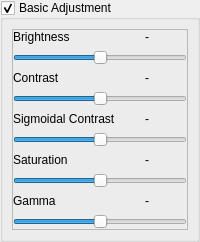
        <widget class="QGroupBox" name="coreGroupBox">
         <property name="title">
          <string>Basic Adjustment</string>
         </property>
         <property name="checkable">
          <bool>true</bool>
         </property>
         <layout class="QVBoxLayout" name="verticalLayout">
          <property name="leftMargin">
           <number>9</number>
          </property>
          <property name="topMargin">
           <number>9</number>
          </property>
          <property name="rightMargin">
           <number>9</number>
          </property>
          <property name="bottomMargin">
           <number>9</number>
          </property>
          <item>
           <widget class="QFrame" name="frame">
            <property name="frameShape">
             <enum>QFrame::StyledPanel</enum>
            </property>
            <property name="frameShadow">
             <enum>QFrame::Raised</enum>
            </property>
            <layout class="QVBoxLayout" name="verticalLayout_17">
             <property name="leftMargin">
              <number>0</number>
             </property>
             <property name="topMargin">
              <number>0</number>
             </property>
             <property name="rightMargin">
              <number>0</number>
             </property>
             <property name="bottomMargin">
              <number>0</number>
             </property>
             <item>
              <layout class="QVBoxLayout" name="verticalLayout_4">
               <item>
                <layout class="QHBoxLayout" name="horizontalLayout">
                 <item>
                  <widget class="QLabel" name="bri_lb">
                   <property name="text">
                    <string>Brightness</string>
                   </property>
                  </widget>
                 </item>
                 <item>
                  <widget class="QLabel" name="bri_v_lb">
                   <property name="text">
                    <string>-</string>
                   </property>
                   <property name="alignment">
                    <set>Qt::AlignRight|Qt::AlignTrailing|Qt::AlignVCenter</set>
                   </property>
                  </widget>
                 </item>
                 <item>
                  <widget class="QPushButton" name="bri_pb">
                   <property name="sizePolicy">
                    <sizepolicy hsizetype="Maximum" vsizetype="Fixed">
                     <horstretch>0</horstretch>
                     <verstretch>0</verstretch>
                    </sizepolicy>
                   </property>
                   <property name="styleSheet">
                    <string notr="true">border:none; background:transparent;</string>
                   </property>
                   <property name="text">
                    <string/>
                   </property>
                   <property name="icon">
                    <iconset resource="icons.qrc">
                     <normaloff>:/icons/arrow-go-back-line.png</normaloff>:/icons/arrow-go-back-line.png</iconset>
                   </property>
                  </widget>
                 </item>
                </layout>
               </item>
               <item>
                <widget class="coreSlider" name="brightness">
                 <property name="minimum">
                  <number>-100</number>
                 </property>
                 <property name="orientation">
                  <enum>Qt::Horizontal</enum>
                 </property>
                </widget>
               </item>
              </layout>
             </item>
             <item>
              <layout class="QVBoxLayout" name="verticalLayout_5">
               <item>
                <layout class="QHBoxLayout" name="horizontalLayout_2">
                 <item>
                  <widget class="QLabel" name="con_lb">
                   <property name="text">
                    <string>Contrast</string>
                   </property>
                  </widget>
                 </item>
                 <item>
                  <widget class="QLabel" name="con_v_lb">
                   <property name="text">
                    <string>-</string>
                   </property>
                   <property name="alignment">
                    <set>Qt::AlignRight|Qt::AlignTrailing|Qt::AlignVCenter</set>
                   </property>
                  </widget>
                 </item>
                 <item>
                  <widget class="QPushButton" name="con_pb">
                   <property name="sizePolicy">
                    <sizepolicy hsizetype="Maximum" vsizetype="Fixed">
                     <horstretch>0</horstretch>
                     <verstretch>0</verstretch>
                    </sizepolicy>
                   </property>
                   <property name="styleSheet">
                    <string notr="true">border:none; background:transparent;</string>
                   </property>
                   <property name="text">
                    <string/>
                   </property>
                   <property name="icon">
                    <iconset resource="icons.qrc">
                     <normaloff>:/icons/arrow-go-back-line.png</normaloff>:/icons/arrow-go-back-line.png</iconset>
                   </property>
                  </widget>
                 </item>
                </layout>
               </item>
               <item>
                <widget class="coreSlider" name="contrast">
                 <property name="minimum">
                  <number>-100</number>
                 </property>
                 <property name="orientation">
                  <enum>Qt::Horizontal</enum>
                 </property>
                </widget>
               </item>
              </layout>
             </item>
             <item>
              <layout class="QVBoxLayout" name="verticalLayout_8">
               <item>
                <layout class="QHBoxLayout" name="horizontalLayout_19">
                 <item>
                  <widget class="QLabel" name="sig_lb">
                   <property name="text">
                    <string>Sigmoidal Contrast</string>
                   </property>
                  </widget>
                 </item>
                 <item>
                  <widget class="QLabel" name="sig_v_lb">
                   <property name="text">
                    <string>-</string>
                   </property>
                   <property name="alignment">
                    <set>Qt::AlignRight|Qt::AlignTrailing|Qt::AlignVCenter</set>
                   </property>
                  </widget>
                 </item>
                 <item>
                  <widget class="QPushButton" name="sig_pb">
                   <property name="sizePolicy">
                    <sizepolicy hsizetype="Maximum" vsizetype="Fixed">
                     <horstretch>0</horstretch>
                     <verstretch>0</verstretch>
                    </sizepolicy>
                   </property>
                   <property name="styleSheet">
                    <string notr="true">border:none; background:transparent;</string>
                   </property>
                   <property name="text">
                    <string/>
                   </property>
                   <property name="icon">
                    <iconset resource="icons.qrc">
                     <normaloff>:/icons/arrow-go-back-line.png</normaloff>:/icons/arrow-go-back-line.png</iconset>
                   </property>
                  </widget>
                 </item>
                </layout>
               </item>
               <item>
                <widget class="coreSlider" name="sigmoidal">
                 <property name="minimum">
                  <number>-100</number>
                 </property>
                 <property name="orientation">
                  <enum>Qt::Horizontal</enum>
                 </property>
                </widget>
               </item>
              </layout>
             </item>
             <item>
              <layout class="QVBoxLayout" name="verticalLayout_6">
               <item>
                <layout class="QHBoxLayout" name="horizontalLayout_3">
                 <item>
                  <widget class="QLabel" name="sat_lb">
                   <property name="text">
                    <string>Saturation</string>
                   </property>
                  </widget>
                 </item>
                 <item>
                  <widget class="QLabel" name="sat_v_lb">
                   <property name="text">
                    <string>-</string>
                   </property>
                   <property name="alignment">
                    <set>Qt::AlignRight|Qt::AlignTrailing|Qt::AlignVCenter</set>
                   </property>
                  </widget>
                 </item>
                 <item>
                  <widget class="QPushButton" name="sat_pb">
                   <property name="sizePolicy">
                    <sizepolicy hsizetype="Maximum" vsizetype="Fixed">
                     <horstretch>0</horstretch>
                     <verstretch>0</verstretch>
                    </sizepolicy>
                   </property>
                   <property name="styleSheet">
                    <string notr="true">border:none; background:transparent;</string>
                   </property>
                   <property name="text">
                    <string/>
                   </property>
                   <property name="icon">
                    <iconset resource="icons.qrc">
                     <normaloff>:/icons/arrow-go-back-line.png</normaloff>:/icons/arrow-go-back-line.png</iconset>
                   </property>
                  </widget>
                 </item>
                </layout>
               </item>
               <item>
                <widget class="coreSlider" name="saturation">
                 <property name="minimum">
                  <number>-100</number>
                 </property>
                 <property name="orientation">
                  <enum>Qt::Horizontal</enum>
                 </property>
                </widget>
               </item>
              </layout>
             </item>
             <item>
              <layout class="QVBoxLayout" name="verticalLayout_7">
               <item>
                <layout class="QHBoxLayout" name="horizontalLayout_4">
                 <item>
                  <widget class="QLabel" name="gam_lb">
                   <property name="text">
                    <string>Gamma</string>
                   </property>
                  </widget>
                 </item>
                 <item>
                  <widget class="QLabel" name="gam_v_lb">
                   <property name="text">
                    <string>-</string>
                   </property>
                   <property name="alignment">
                    <set>Qt::AlignRight|Qt::AlignTrailing|Qt::AlignVCenter</set>
                   </property>
                  </widget>
                 </item>
                 <item>
                  <widget class="QPushButton" name="gam_pb">
                   <property name="sizePolicy">
                    <sizepolicy hsizetype="Maximum" vsizetype="Fixed">
                     <horstretch>0</horstretch>
                     <verstretch>0</verstretch>
                    </sizepolicy>
                   </property>
                   <property name="styleSheet">
                    <string notr="true">border:none; background:transparent;</string>
                   </property>
                   <property name="text">
                    <string/>
                   </property>
                   <property name="icon">
                    <iconset resource="icons.qrc">
                     <normaloff>:/icons/arrow-go-back-line.png</normaloff>:/icons/arrow-go-back-line.png</iconset>
                   </property>
                  </widget>
                 </item>
                </layout>
               </item>
               <item>
                <widget class="coreSlider" name="gamma">
                 <property name="minimum">
                  <number>-100</number>
                 </property>
                 <property name="orientation">
                  <enum>Qt::Horizontal</enum>
                 </property>
                </widget>
               </item>
              </layout>
             </item>
            </layout>
           </widget>
          </item>
         </layout>
        </widget>
